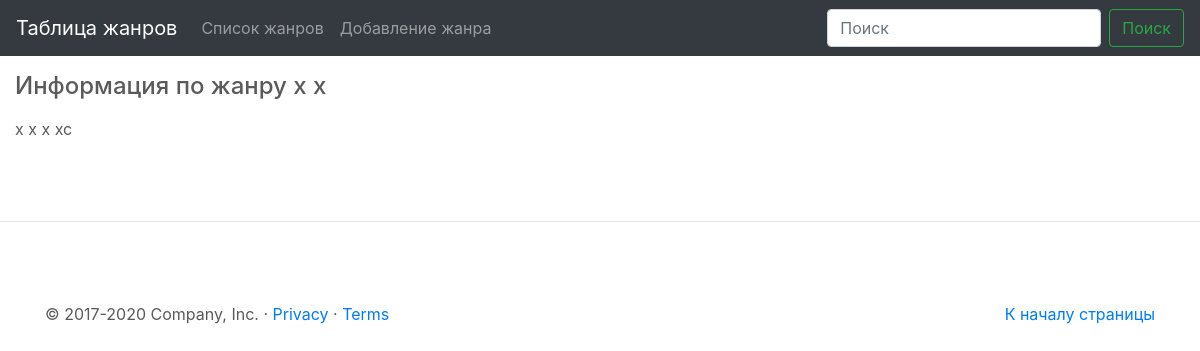
/genre/detail/1, run on an earlier commit of the app's database.
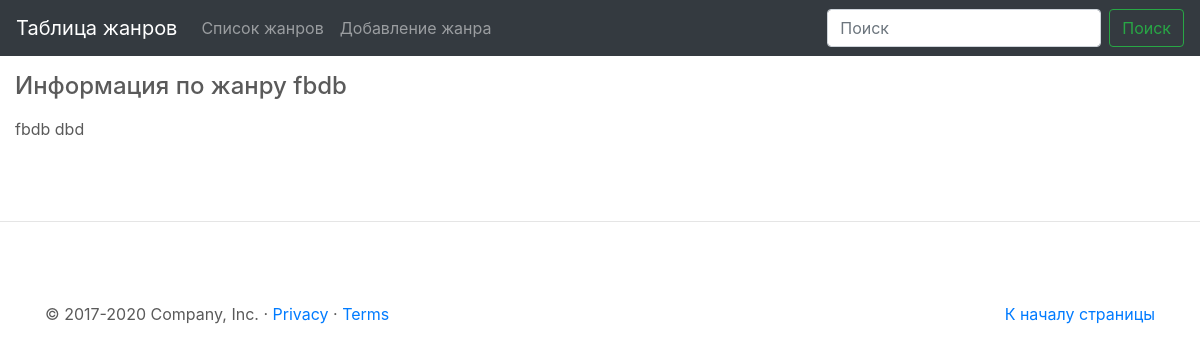
And on a later commit of the database.
### genre/models.py (models this page shows)
class Genre(models.Model):
    name = models.CharField(
        verbose_name='Название жанра',
        max_length= 100
    )
    description = models.TextField(
        verbose_name='Описание жанра',
        null=True, # БД позволяет хранить поле пустым
        blank=True, # сигнал Djange, что поле мб пустым
        help_text='Поле может быть пустым'
    )
    class Meta:
        ordering = ['name']
    def __str__(self):
        return f'{self.name}'

### genre/views.py (the view, shortened to what this page needs)
# urls.py: path('detail/<int:pk>', DetailGenre.as_view(), name='detail'), # справочник жанра
class DetailGenre(DetailView):
    model = Genre
    template_name = 'genre/detail_genre.html'

### genre/templates/genre/detail_genre.html (shortened to what this page needs)
{% extends 'base.html' %}
{% block body %}
    <div class="col-md-8 order-md-1">
        <br>
        <h4 class="mb-3" id="create-genre">Информация по жанру {{ object }}</h4>
        {{ object.name }}
        {{ object.description }}
    </div>
{% endblock body %}

What changed in the data, as far as the page shows it:
changed Genre: name "x x" → "fbdb"; description "x xc" → "dbd"
